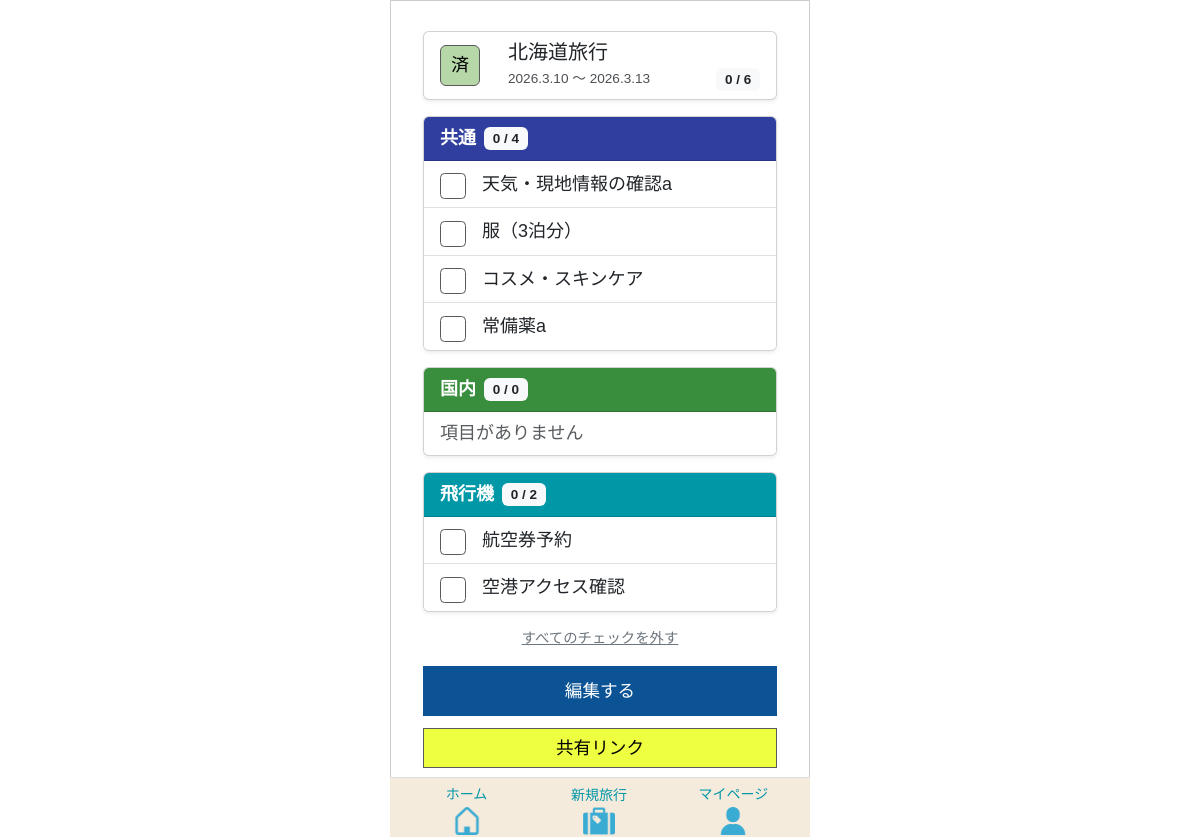
/tabipre/travel/411/ (signed in), run on the app's committed database.
### app/models/travel.py (models this page shows, shortened)
class Travel_info(models.Model):
    class LocationType(models.IntegerChoices):
        DOMESTIC = 0, _("国内")
        OVERSEAS = 1, _("海外")
    class StatusType(models.IntegerChoices):
        NOT_DONE  = 0, _("未")
        COMPLETE  = 1, _("完")
        PROCESSED = 2, _("済")
    travel_info_id = models.AutoField(
        primary_key=True,
        verbose_name=_("旅行情報ID")
    )
    user = models.ForeignKey(
        settings.AUTH_USER_MODEL,
        on_delete=models.CASCADE,
        verbose_name=_("ユーザーID")
    )
    travel_title = models.CharField(
        max_length=100,
        verbose_name=_("旅行タイトル")
    )
    start_date = models.DateField(
        verbose_name=_("開始日")
    )
    end_date = models.DateField(
        verbose_name=_("終了日")
    )
    location = models.IntegerField(
        choices=LocationType.choices,
        verbose_name=_("場所"),
    )
    memo = models.CharField(
        max_length=230,
        blank=True,
        verbose_name=_("メモ")
    )
    status = models.IntegerField(
        choices=StatusType.choices,
        default=0,
        verbose_name=_("ステータス")
    )
    transport = models.ManyToManyField(
        "Transport",
        through="Travelmode",
        verbose_name=_("交通手段")
    )
    created_at = models.DateTimeField(
        auto_now_add=True,
        verbose_name=_("作成日")
    )
    updated_at = models.DateTimeField(
       auto_now=True,
        verbose_name=_("更新日")
    )
    class Meta:
        verbose_name = _("旅行情報")
        verbose_name_plural = _("旅行情報")

### app/models/template.py (models this page shows, shortened)
class TravelCategory(models.Model):
    class TravelType(models.IntegerChoices):
        AUTO  = 0, _("初期作成")
        CUSTOM = 1, _("ユーザー追加")
    class CategoryColor(models.IntegerChoices):
        PINK       = 0, "#e91e63ff"
        LIGHT_PINK = 1, "#ffb7b2fe"
        ORANGE     = 2, "#f57c00ff"
        GREEN      = 3, "#388e3cff"
        CYAN       = 4, "#0097a7ff"
        BLUE       = 5, "#303f9ffe"
        BROWN      = 6, "#795548ff"
        PURPLE     = 7, "#7b1fa2ff"
    template = models.ForeignKey(
        Template,
        on_delete=models.CASCADE,
        verbose_name=_("テンプレートID")
    )
    category_name = models.CharField(
        max_length=50,
        verbose_name=_("分類名")
    )
    travel_type = models.IntegerField(
        choices=TravelType.choices,
        verbose_name=_("分類タイプ")
    )
    category_color = models.IntegerField(
        choices=CategoryColor.choices,
        verbose_name=_("分類カラー")
    )
    created_at = models.DateTimeField(
         auto_now_add=True,
         verbose_name=_("作成日")
         )
    updated_at = models.DateTimeField(
        auto_now=True,
        verbose_name=_("更新日")
        )
    class Meta:
      verbose_name = _("旅行の分類")
    @property
    def checked_count(self):
        return self.travelitem_set.filter(item_checked=1).count()
    @property
    def total_count(self):
        return self.travelitem_set.count()

class TravelItem(models.Model):
    class ItemChecked(models.IntegerChoices):
        NO  = 0, _("NO")
        YES = 1, _("YES")
    travel_category = models.ForeignKey(
        TravelCategory,
        on_delete=models.CASCADE,
        verbose_name=_("旅行の分類ID")
    )
    item_name = models.CharField(
        max_length=128,
        verbose_name=_("項目名")
    )
    item_checked = models.IntegerField(
        choices=ItemChecked.choices,
        verbose_name=_("チェック済み項目")
    )
    created_at = models.DateTimeField(
         auto_now_add=True,
         verbose_name=_("作成日")
         )
    updated_at = models.DateTimeField(
        auto_now=True,
        verbose_name=_("更新日")
        )
    class Meta:
      verbose_name = _("旅行の項目")

### app/views/old_travel/travel_detail.py (the view)
# urls.py: path("tabipre/travel/<int:travel_id>/", travel_detail, name="travel_detail"),
def travel_detail(request, travel_id):
    travel_info = get_object_or_404(Travel_info, pk=travel_id)
    template = Template.objects.filter(
    travel_info=travel_info
    ).first()
    if template:
        categories = TravelCategory.objects.filter(template=template)
        for cat in categories:
            cat.items = cat.travelitem_set.order_by('item_checked', 'id')
            cat.checked_count_display = cat.checked_count
            cat.total_count_display = cat.total_count
    else:
        categories = []
    items = TravelItem.objects.filter(
    travel_category__template__travel_info=travel_info
    )
    total_items = items.count()
    checked_items = items.filter(item_checked=1).count()
    today = timezone.now().date()
    if travel_info.end_date < today:
        status = "済"
    elif total_items > 0 and total_items == checked_items:
        status = "完"
    else:
        status = "未"
    travel_info.status_label = status
    context = {
        "travel_info": travel_info,
        "categories": categories,
        "template": template,
        "total_items": total_items,
        "checked_items": checked_items,
        "can_edit": True,
    }
    return render(request, "old_travel/travel_detail.html", context)

### templates/old_travel/travel_detail.html (shortened to what this page needs)
{% extends "base.html" %}
{% load static %}
{% block extra_css %}
{{ block.super }}
<link rel="stylesheet" href="{% static 'tabipre/css/old_template/template_base.css' %}">
{% endblock %}
{% block content %}
<div class="container mt-0">
  {% include "parts/travel_card.html" with card_travel_info=travel_info %}
  {% for category in categories %}
  <div class="card mb-3 shadow-sm">
    <div class="card-header text-white d-flex justify-content-between align-items-center"
         style="background-color: {{ category.get_category_color_display }};">
      <div class="d-flex align-items-center">
        <strong>{{ category.category_name }}</strong>
        <span class="badge category-badge bg-light text-dark ms-2">
          {{ category.checked_count }} / {{ category.total_count }}
        </span>
      </div>
    </div>
    <ul id="cat{{ category.id }}" class="list-group list-group-flush">
      {% include "parts/category_card_editable.html" with category=category %}
    </ul>
  </div>
  {% endfor %}
  {% if can_edit %}
  <div class="mt-3">
    <a href="{% url 'app:travel_uncheck_all' travel_info.travel_info_id %}" class="uncheck-link">
      すべてのチェックを外す
    </a>
  </div>
  {% endif %}
  {% if can_edit %}
  <div class="mt-3 edit-button">
    {% if template %}
      <a href="{% url 'app:old_template_edit' template.id %}" class="btn btn-primary">
        編集する
      </a>
    {% else %}
      <span class="text-muted align-self-center">テンプレートは作成されていません</span>
    {% endif %}
    <a href="{% url 'app:travel_link' travel_info.travel_info_id %}" class="btn btn-link">
      共有リンク
    </a>
  </div>
  {% endif %}
</div>
{% endblock %}

### templates/parts/travel_card.html (shortened to what this page needs)
<div class="card mb-3 shadow-sm">
    <div class="card-body">
        <div class="d-flex align-items-start">
            <span id="travelStatus-{{ card_travel_info.travel_info_id }}"
                  data-end-date="{{ card_travel_info.end_date|date:'Y-m-d' }}"
                  class="badge-t
                      {% if card_travel_info.status_label == '未' %}status-mi
                      {% elif card_travel_info.status_label == '完' %}status-kan
                      {% elif card_travel_info.status_label == '済' %}status-zumi
                      {% endif %}
                      status-vertical">
            </span>
            <div class="ms-2 flex-grow-1">
                <h5 class="mb-1">{{ card_travel_info.travel_title }}</h5>
                <div class="d-flex justify-content-between align-items-center">
                    <p class="travel-date mb-0">
                        {{ card_travel_info.start_date|date:"Y.n.j" }}
                        ～
                        {{ card_travel_info.end_date|date:"Y.n.j" }}
                    </p>
                    <span id="totalCheckCount" class="badge bg-light text-dark">
                    </span>
                </div>
            </div>
        </div>
    </div>
</div>

### templates/parts/category_card_editable.html
{% for item in category.items %}
    <li class="list-group-item">
        <div class="d-flex justify-content-between align-items-center">
            <div class="d-flex align-items-center">
                <input type="checkbox"
                       class="form-check-input me-3"
                       onchange="toggleItem(this, {{ item.id }})"
                       {% if item.item_checked %}checked{% endif %}>
                <span>{{ item.item_name }}</span>
            </div>
        </div>
    </li>
{% empty %}
    <li class="list-group-item text-muted">項目がありません</li>
{% endfor %}

### static/tabipre/css/base/base.css (style rules this page uses)
.btn, .btn-primary, .app-btn, .app-btn-primary, .app-btn-secondary, .app-btn-warning { border-radius: 0 !important; }
.badge-t { display: inline-block; min-width: 32px; padding: 6px 10px; margin: 5px 20px 0 0 !important; border-radius: 6px; border: 1px solid #595959; font-size: 18px; }
.status-zumi { background: #b6d7a8; color: #000; }
.card .travel-date { font-size: 0.85rem; opacity: 0.8; margin: 0; }
.card-body { padding: 8px 16px !important; }
input, select, textarea, input.form-control, select.form-control, textarea.form-control { width: 100%; padding: 4px 8px; font-size: 18px; border: 1px solid #595959 !important; border-radius: 6px; box-sizing: border-box; }
html { overflow-y: scroll; }
body { font-size: 18px; }
.form-check-input { -webkit-appearance: none; appearance: none; }
.form-check-input { width: 26px; height: 26px; }

### static/tabipre/css/old_template/template_base.css (style rules this page uses)
.uncheck-link { color: #6c757d !important; font-size: 0.9rem; display: block; text-align: center; }
.edit-button { display: flex; flex-direction: column; gap: 0.75rem; width: 100%; }
.edit-button a { width: 100%; text-align: center; padding: 12px 0; font-size: 1.1rem; }
.btn-primary { background: #4a90e2; border: none; font-size: 1.2rem; padding: 10px; }
.edit-button .btn-primary { background: #0b5394; }
.edit-button .btn-link { background: #eeff41; color: #000 !important; border: 1.5px solid #595959; padding: 6px 12px; border-radius: 4px; text-decoration: none; }

### data on the page
Travel_info: travel_title "北海道旅行", start_date "2026.3.10", end_date "2026.3.13"
TravelCategory: category_name "共通", checked_count "0", total_count "4"
TravelItem: item_name "天気・現地情報の確認a"
TravelItem: item_name "服（3泊分）"
TravelItem: item_name "コスメ・スキンケア"
TravelItem: item_name "常備薬a"
TravelCategory: category_name "国内", checked_count "0", total_count "0"
TravelCategory: category_name "飛行機", checked_count "0", total_count "2"
TravelItem: item_name "航空券予約"
TravelItem: item_name "空港アクセス確認"
